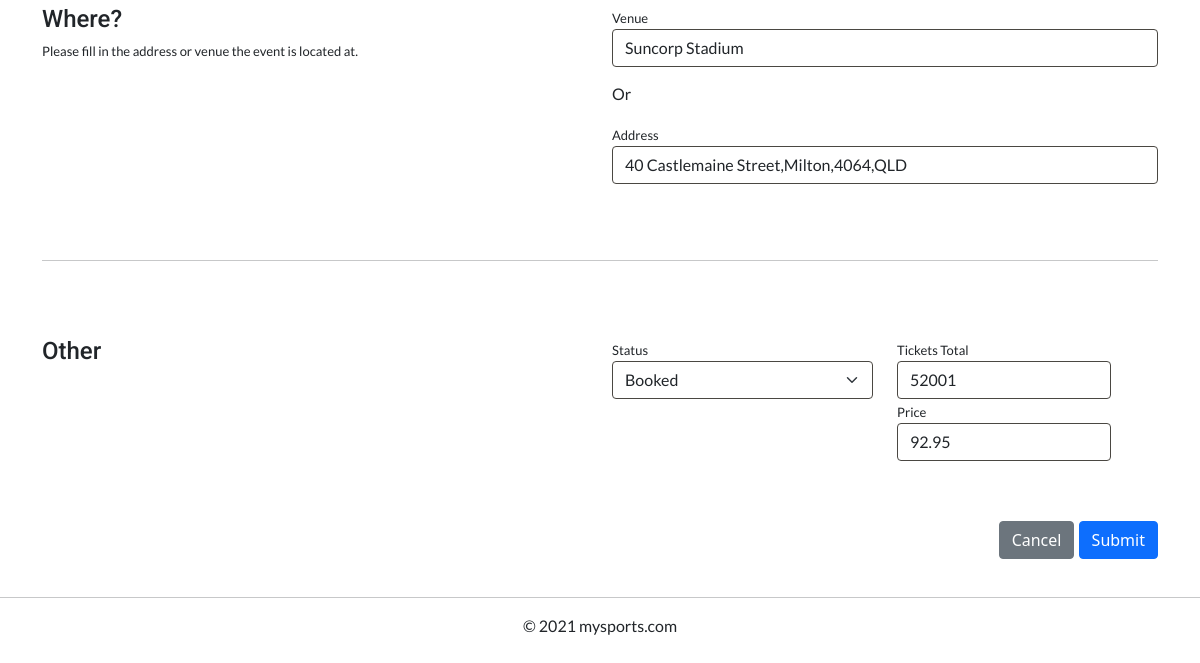
Before: /edit-event/2 (signed in, lower part) with the older database file.
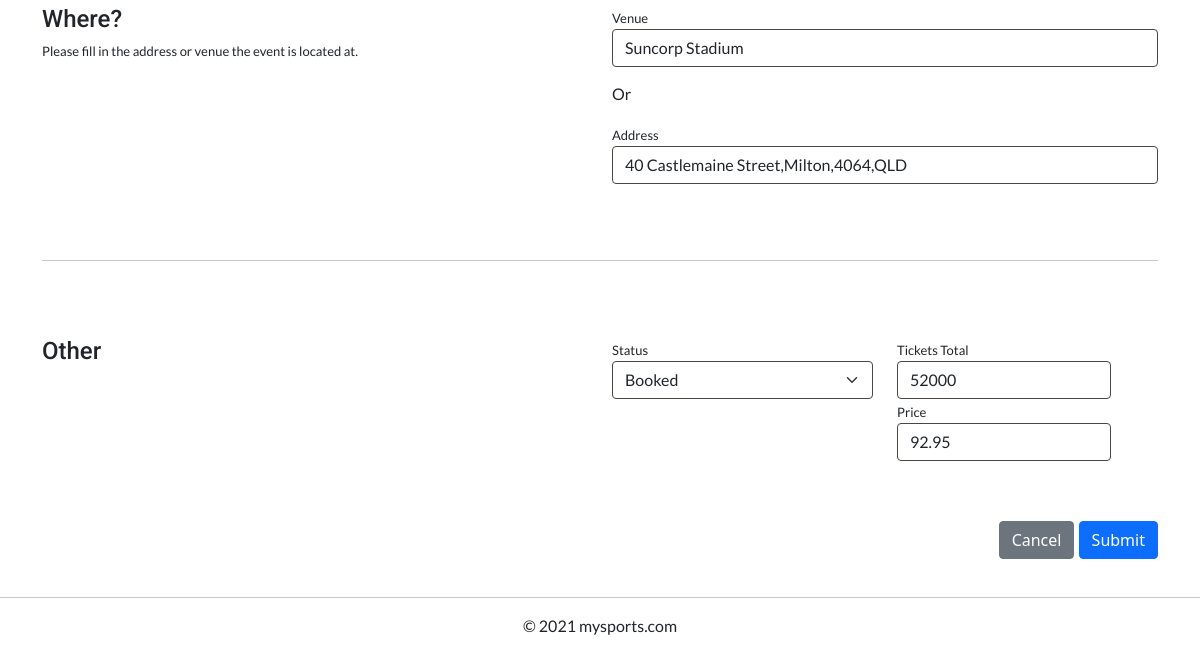
After: the same page with the newer database file.
### website/models.py (models this page shows, shortened)
class Event(db.Model):
    __tablename__ = 'events'
    event_id = db.Column(db.Integer, primary_key=True, autoincrement=True)
    title = db.Column(db.String(80))
    description = db.Column(db.String(2000))
    sport = db.Column(db.String(20))
    image = db.Column(db.String(100))
    venue = db.Column(db.String(50))
    address = db.Column(db.String(150))
    start_time = db.Column(db.DateTime())
    end_time = db.Column(db.DateTime())
    status = db.Column(db.String(15))
    tickets_total = db.Column(db.Integer())
    price = db.Column(db.Float())
    user_id = db.Column(db.Integer(), db.ForeignKey('users.user_id'))
    orders = db.relationship('Order')
    comments = db.relationship('Comment')
    @property
    def is_owner(self) -> bool:
        return (self.user == current_user)
    @property
    def user(self) -> User:
        return User.query.filter_by(user_id=self.user_id).first()

### website/views.py (the view, shortened to what this page needs)
@bp.route('/edit-event/<event_id>', methods=['GET', 'POST'])
@login_required
def edit_event(event_id):
    event:Event = Event.query.filter_by(event_id=event_id).first()
    if event is None:
        abort(404)
    set_current_event(event)
    if event is not None and event.is_owner:
        form = EventForm(obj=event)
        form.is_editing = True
        form.image.data = None
        form.start_time.data = event.start_time.time()
        form.start_date.data = event.start_time.date()
        form.end_time.data = event.end_time.time()
        form.end_date.data = event.end_time.date()
        form.address.data = event.address
        return render_template('create_event.html', form=form)

### website/forms.py (shortened to what this page needs)
class EventForm(FlaskForm):
    title = StringField(validators=[InputRequired(), Length(max=25)])
    image = FileField(validators=[])
    description = TextAreaField(validators=[InputRequired(), Length(min=300)])
    sport = SelectField(choices=sports, validators=[InputRequired()])
    start_time = TimeField(validators=[InputRequired()])
    start_date = DateField(validators=[InputRequired()])
    end_time = TimeField(validators=[InputRequired()])
    end_date = DateField(validators=[InputRequired()])
    venue = StringField(validators=[Length(max=50)])
    address = StringField(validators=[Length(max=100)])
    status = SelectField(choices=statuses, validators=[InputRequired()])
    tickets_total = IntegerField(validators=[InputRequired(), NumberRange(min=1)])
    price = FloatField(validators=[InputRequired(), NumberRange(min=0)])
    is_editing = False
    submit = SubmitField('Submit')

### website/misc.py (called while the page is built)
def set_current_event(event:Event):
    session['current_event'] = event.event_id

### website/models.py (called while the page is built)
    def get_id(self):
        return (self.user_id)

### website/templates/create_event.html (shortened to what this page needs)
{% extends "base.html" %}
{% import "bootstrap/wtf.html" as wtf %}
{% block content %}
<div class="main-container">
    <div class="container">
        <form action="" method="post" class="form" enctype="multipart/form-data">
            <div class="div-3"></div>
            <div class="row">
                <div class="col-12 col-sm-4">
                    <h4 class="mytitle">Where?</h4>
                    <div class="d-none d-sm-block">
                        <p class="mylead">
                            Please fill in the address or venue the event is located at.
                        </p>
                    </div>
                </div>
                <div class="col-12 col-sm-2"></div>
                <div class="col-12 col-sm-6">
                    <div class="form-group">
                        {{ wtf.form_field(form.venue, class='form-control')}}
                    </div>
                    <p style="padding-top: 15px;">Or</p>
                    <div class="form-group">
                        {{ wtf.form_field(form.address, class='form-control')}}
                    </div>
                </div>
            </div>
            <div class="div-3"></div>
            <hr>
            <div class="div-3"></div>
            <div class="row">
                <div class="col-12 col-sm-4">
                    <h4 class="mytitle">Other</h4>
                </div>
                <div class="col-12 col-sm-2"></div>
                <div class="col-12 col-sm-6">
                    <div class="row">
                        <div class="col-6">
                            <div class="form-group">
                                {{ wtf.form_field(form.status, class='form-select')}}
                            </div>
                        </div>
                        <div class="col-5">
                            <div class="form-group">
                                {{ wtf.form_field(form.tickets_total, class='form-control')}}
                            </div>
                            <div class="form-group">
                                {{ wtf.form_field(form.price, class='form-control')}}
                            </div>
                        </div>
                    </div>
                </div>
            </div>
            <div class="div-3"></div>
            <div class="float-right">
                <a href="{{ url_for('main.create_event') }}" class="btn btn-secondary">Cancel</a>
                {{ wtf.form_field(form.submit, class='btn btn-primary')}}
            </div>
        </form>
        <div class="div-3"></div>
    </div>
</div>
{% endblock %}

Changed rows visible on the page:
changed Event "Suncorp Stadium": tickets_total "52001" → "52000"
